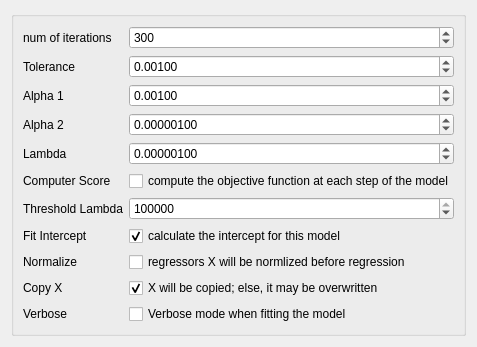
<?xml version="1.0" encoding="UTF-8"?>
<ui version="4.0">
 <class>Form</class>
 <widget class="QWidget" name="Form">
  <property name="sizePolicy">
   <sizepolicy hsizetype="Ignored" vsizetype="Ignored">
    <horstretch>0</horstretch>
    <verstretch>0</verstretch>
   </sizepolicy>
  </property>
  <property name="windowTitle">
   <string>Form</string>
  </property>
  <layout class="QVBoxLayout" name="verticalLayout">
   <item>
    <widget class="QGroupBox" name="formGroupBox">
     <layout class="QFormLayout" name="formLayout">
      <property name="fieldGrowthPolicy">
       <enum>QFormLayout::AllNonFixedFieldsGrow</enum>
      </property>
      <item row="0" column="0">
       <widget class="QLabel" name="numOfIterationsLabel">
        <property name="text">
         <string>num of iterations</string>
        </property>
       </widget>
      </item>
      <item row="0" column="1">
       <widget class="QSpinBox" name="numOfIterationsSpinBox">
        <property name="maximum">
         <number>999999999</number>
        </property>
        <property name="value">
         <number>300</number>
        </property>
       </widget>
      </item>
      <item row="1" column="0">
       <widget class="QLabel" name="toleranceLabel">
        <property name="text">
         <string>Tolerance</string>
        </property>
       </widget>
      </item>
      <item row="1" column="1">
       <widget class="QDoubleSpinBox" name="toleranceDoubleSpinBox">
        <property name="decimals">
         <number>5</number>
        </property>
        <property name="singleStep">
         <double>0.001000000000000</double>
        </property>
        <property name="value">
         <double>0.001000000000000</double>
        </property>
       </widget>
      </item>
      <item row="2" column="0">
       <widget class="QLabel" name="alpha1Label">
        <property name="text">
         <string>Alpha 1</string>
        </property>
       </widget>
      </item>
      <item row="2" column="1">
       <widget class="QDoubleSpinBox" name="alpha1DoubleSpinBox">
        <property name="decimals">
         <number>5</number>
        </property>
        <property name="singleStep">
         <double>0.001000000000000</double>
        </property>
        <property name="value">
         <double>0.001000000000000</double>
        </property>
       </widget>
      </item>
      <item row="3" column="0">
       <widget class="QLabel" name="alpha2Label">
        <property name="text">
         <string>Alpha 2</string>
        </property>
       </widget>
      </item>
      <item row="3" column="1">
       <widget class="QDoubleSpinBox" name="alpha2DoubleSpinBox">
        <property name="decimals">
         <number>8</number>
        </property>
        <property name="singleStep">
         <double>0.000001000000000</double>
        </property>
        <property name="value">
         <double>0.000001000000000</double>
        </property>
       </widget>
      </item>
      <item row="4" column="0">
       <widget class="QLabel" name="lambdaLabel">
        <property name="text">
         <string>Lambda</string>
        </property>
       </widget>
      </item>
      <item row="4" column="1">
       <widget class="QDoubleSpinBox" name="lambdaDoubleSpinBox">
        <property name="decimals">
         <number>8</number>
        </property>
        <property name="singleStep">
         <double>0.000001000000000</double>
        </property>
        <property name="value">
         <double>0.000001000000000</double>
        </property>
       </widget>
      </item>
      <item row="5" column="0">
       <widget class="QLabel" name="computerScoreLabel">
        <property name="text">
         <string>Computer Score</string>
        </property>
       </widget>
      </item>
      <item row="5" column="1">
       <widget class="QCheckBox" name="computerScoreCheckBox">
        <property name="text">
         <string>compute the objective function at each step of the model</string>
        </property>
       </widget>
      </item>
      <item row="7" column="0">
       <widget class="QLabel" name="fitInterceptLabel">
        <property name="text">
         <string>Fit Intercept</string>
        </property>
       </widget>
      </item>
      <item row="7" column="1">
       <widget class="QCheckBox" name="fitInterceptCheckBox">
        <property name="text">
         <string>calculate the intercept for this model</string>
        </property>
        <property name="checked">
         <bool>true</bool>
        </property>
       </widget>
      </item>
      <item row="8" column="0">
       <widget class="QLabel" name="normalizeLabel">
        <property name="text">
         <string>Normalize</string>
        </property>
       </widget>
      </item>
      <item row="8" column="1">
       <widget class="QCheckBox" name="normalizeCheckBox">
        <property name="text">
         <string>regressors X will be normlized before regression</string>
        </property>
       </widget>
      </item>
      <item row="9" column="0">
       <widget class="QLabel" name="copyXLabel">
        <property name="text">
         <string>Copy X</string>
        </property>
       </widget>
      </item>
      <item row="9" column="1">
       <widget class="QCheckBox" name="copyXCheckBox">
        <property name="text">
         <string>X will be copied; else, it may be overwritten</string>
        </property>
        <property name="checked">
         <bool>true</bool>
        </property>
       </widget>
      </item>
      <item row="10" column="0">
       <widget class="QLabel" name="verboseLabel">
        <property name="text">
         <string>Verbose</string>
        </property>
       </widget>
      </item>
      <item row="10" column="1">
       <widget class="QCheckBox" name="verboseCheckBox">
        <property name="text">
         <string>Verbose mode when fitting the model</string>
        </property>
       </widget>
      </item>
      <item row="6" column="0">
       <widget class="QLabel" name="thresholdLambdaLabel">
        <property name="text">
         <string>Threshold Lambda</string>
        </property>
       </widget>
      </item>
      <item row="6" column="1">
       <widget class="QSpinBox" name="thresholdLambdaSpinBox">
        <property name="maximum">
         <number>999999999</number>
        </property>
        <property name="value">
         <number>100000</number>
        </property>
       </widget>
      </item>
     </layout>
    </widget>
   </item>
  </layout>
 </widget>
 <tabstops>
  <tabstop>numOfIterationsSpinBox</tabstop>
  <tabstop>toleranceDoubleSpinBox</tabstop>
  <tabstop>alpha1DoubleSpinBox</tabstop>
  <tabstop>alpha2DoubleSpinBox</tabstop>
  <tabstop>lambdaDoubleSpinBox</tabstop>
  <tabstop>computerScoreCheckBox</tabstop>
  <tabstop>thresholdLambdaSpinBox</tabstop>
  <tabstop>fitInterceptCheckBox</tabstop>
  <tabstop>normalizeCheckBox</tabstop>
  <tabstop>copyXCheckBox</tabstop>
  <tabstop>verboseCheckBox</tabstop>
 </tabstops>
 <resources/>
 <connections/>
</ui>
